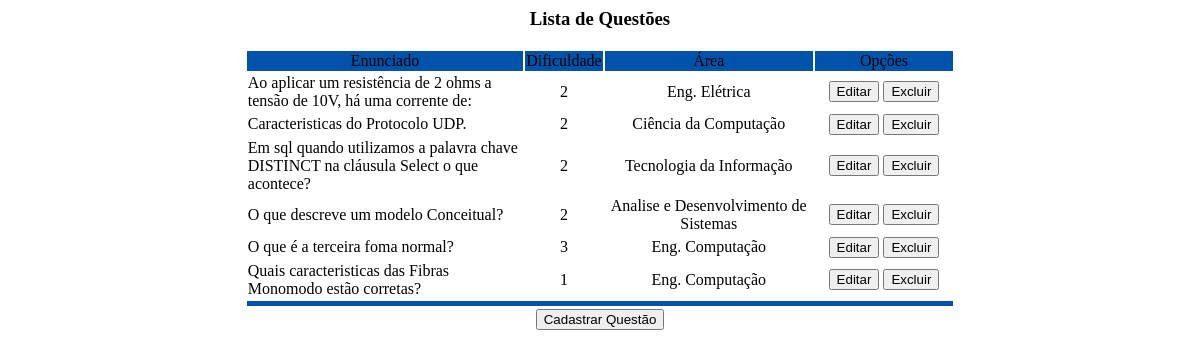
The page /bd_questao/questao_lista.php on the database as committed earlier.
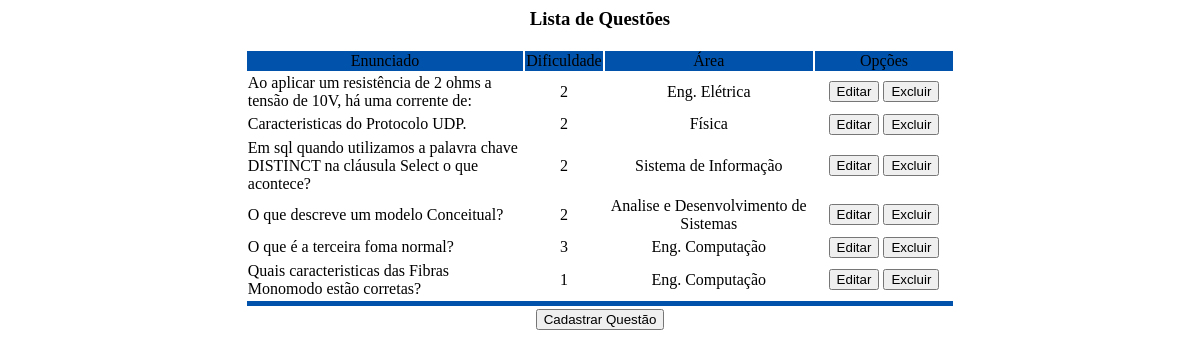
The same page on the database as committed later.
### tables this page shows
CREATE TABLE IF NOT EXISTS `questao` (
  `id` int(11) NOT NULL AUTO_INCREMENT,
  `login_administrador` varchar(25) DEFAULT NULL,
  `cod_area` int(11) DEFAULT NULL,
  `cod_disciplina` int(11) DEFAULT NULL,
  `cod_assunto` int(11) DEFAULT NULL,
  `dificuldade` enum('1','2','3','4','5') NOT NULL,
  `enunciado` varchar(500) NOT NULL,
  `resposta_1` varchar(500) NOT NULL,
  `resposta_2` varchar(500) NOT NULL,
  `resposta_3` varchar(500) NOT NULL,
  `resposta_4` varchar(500) NOT NULL,
  `resposta_5` varchar(500) NOT NULL,
  `alternativa_correta` enum('1','2','3','4','5') NOT NULL,
  `data_cadastro` date NOT NULL,
  `hora_cadastro` time NOT NULL,
  PRIMARY KEY (`id`),
  KEY `login_administrador` (`login_administrador`),
  KEY `cod_area` (`cod_area`),
  KEY `cod_disciplina` (`cod_disciplina`),
  KEY `cod_assunto` (`cod_assunto`),
  KEY `dificuldade` (`dificuldade`)
);

CREATE TABLE IF NOT EXISTS `area` (
  `codigo` int(11) NOT NULL AUTO_INCREMENT,
  `login_administrador` varchar(25) DEFAULT NULL,
  `nome` varchar(50) NOT NULL,
  `data` date NOT NULL,
  `hora` time NOT NULL,
  PRIMARY KEY (`codigo`),
  UNIQUE KEY `nome` (`nome`),
  KEY `login_administrador` (`login_administrador`)
);

### bd_questao/questao_lista.php (the view, shortened to what this page needs)
<html>
<head>
</head>
<body>
<center>
<h3>Lista de Questões</h3>
<form name="form1" method="POST" action="questao_editar.php">
<table border="0" align="center" width="60%">
<?php
$sql = "SELECT id, enunciado, dificuldade, cod_area FROM questao ORDER BY enunciado";
$tabela = mysql_query($sql);
	?>
	<tr bgcolor="0x52AA">
		<td width="40%">
		<center>Enunciado</center>
		</td>
		<td width="10%">
		<center>Dificuldade</center>
		</td>
		<td width="30%">
		<center>Área</center>
		</td>
		<td width="20%">
		<center>Opções</center>
		</td>
	</tr>
	<?php
	while($dados = mysql_fetch_row($tabela)){
		$id				= $dados[0];
		$enunciado		= $dados[1];
		$dificuldade	= $dados[2];
		$sql = mysql_query("SELECT nome FROM area WHERE codigo = '".$dados[3]."'");
		$area = mysql_result($sql, 0, 0);
		?>
	<tr>
		<td align="left"><?php echo $enunciado?></td>
		<td align="center"><?php echo $dificuldade?></td>
		<td align="center"><?php echo $area?></td>
		<td align="center"><input type="button" value="Editar"
			onclick="location.href = 'questao_editar.php?codigo=<?php echo $id?>'">
		<input type="button" value="Excluir"
			onclick="location.href = 'questao_excluir.php?codigo=<?php echo $id?>'">
		</td>
	</tr>
	<?php
	}
	?>
	<tr bgcolor="0x52AA">
		<td colspan="4" height="5"></td>
	</tr>
	<tr>
		<td colspan="4" align="center"><input type="submit"
			value="Cadastrar Questão"></td>
	</tr>
</table>
</form>
</body>
</html>

Rows that differ between the two databases and show on the page:
changed through a linked row, questao "Caracteristicas do Protocolo UDP.": cod_area.nome "Ciência da Computação" → "Física"
changed questao: area.nome "Tecnologia da Informação" → "Sistema de Informação"
